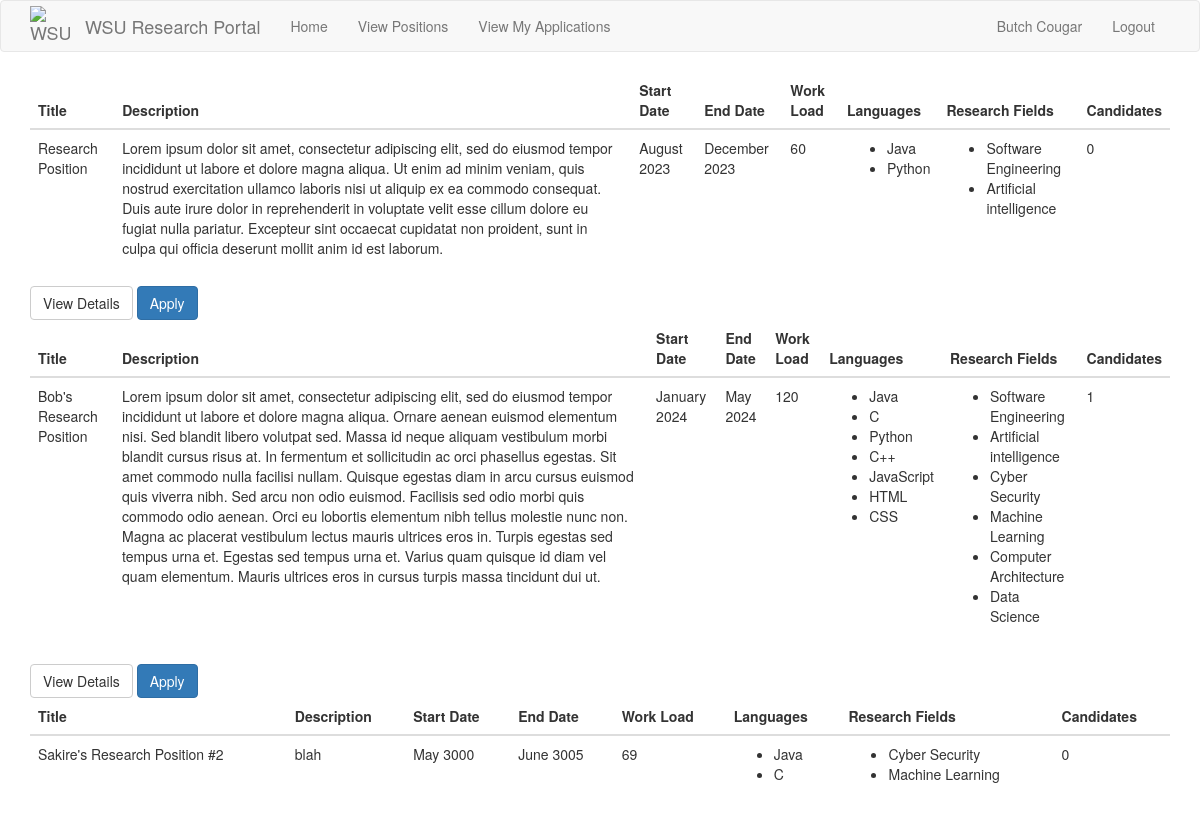
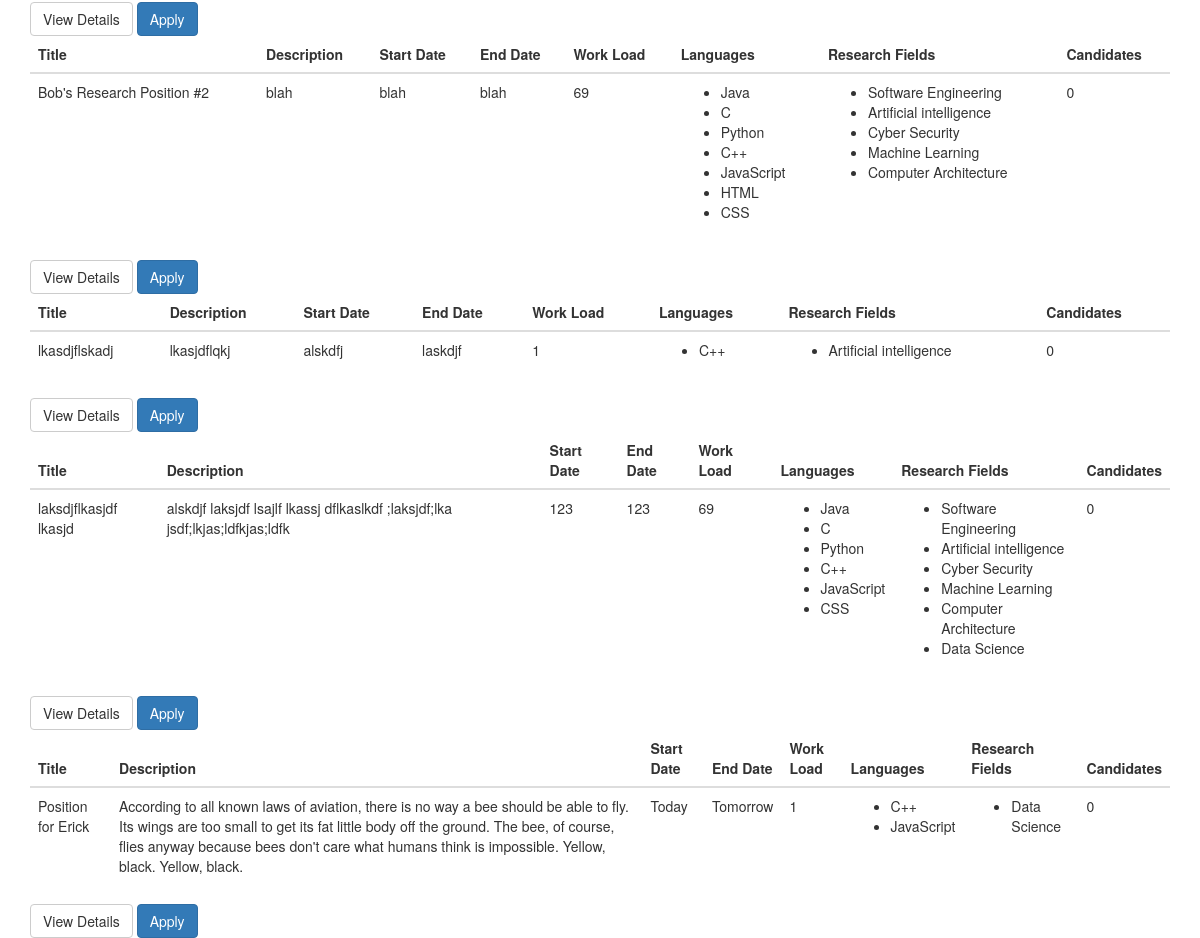
Page /positions (signed in) on the committed database (2 pictures, top to bottom).
### src/Model/models.py (models this page shows, shortened)
class User(db.Model, UserMixin):
    __tablename__ = 'user'
    id = db.Column(db.Integer, primary_key=True)
    password_hash = db.Column(db.String(128))
    firstname = db.Column(db.String(100))
    lastname = db.Column(db.String(100))
    email = db.Column(db.String(120),unique = True, index = True)
    phone = db.Column(db.String(11),unique = True)
    user_type = db.Column(db.String(50))
    __mapper_args__ = {
        'polymorphic_identity': 'User',
        'polymorphic_on': user_type
    }

class Position(db.Model):
    id = db.Column(db.Integer, primary_key=True)
    title = db.Column(db.String(32), unique=True)
    description = db.Column(db.String(256))
    start_date = db.Column(db.String(256))
    end_date = db.Column(db.String(256))
    work_load = db.Column(db.Integer) # Time commitment.
    languages = db.relationship(
        'Language',
        secondary = positionLanguages,
        primaryjoin = (positionLanguages.c.position_id == id),
        lazy='dynamic',
        overlaps='languages'
    )
    research_fields = db.relationship(
        'Interest',
        secondary=positionInterests,
        primaryjoin=(positionInterests.c.position_id == id),
        lazy='dynamic',
        overlaps='interests'
    )
    candidates = db.Column(db.Integer) # Stores the ID's of the current candidates for the position.
    applications = db.relationship('Application', backref='position') # A position has multiple applications associated to it.
    professor_id = db.Column(db.Integer, db.ForeignKey('professor.id')) # Every position has one professor associated to it.

class Language(db.Model):
    id = db.Column(db.Integer, primary_key=True)
    name = db.Column(db.String(12))
    studentLanguages = db.relationship(
        'Student',
        secondary=studentLanguages,
        primaryjoin=(studentLanguages.c.language_id == id),
        lazy='dynamic',
        overlaps='languages'
    )
    positionLanguages = db.relationship(
        'Position',
        secondary = positionLanguages,
        primaryjoin = (positionLanguages.c.language_id == id),
        lazy = 'dynamic',
        overlaps='languages'
    )

class Interest(db.Model):
    id = db.Column(db.Integer, primary_key=True)
    name = db.Column(db.String(100))
    studentInterests = db.relationship(
        'Student',
        secondary=studentInterests,
        primaryjoin=(studentInterests.c.interest_id == id),
        lazy='dynamic',
        overlaps='interests'
    )
    positionInterests = db.relationship(
        'Position',
        secondary = positionInterests,
        primaryjoin = (positionInterests.c.interest_id == id),
        lazy = 'dynamic',
        overlaps = 'interests'
    )

### src/Controller/position_routes.py (the view)
@routes.route("/positions", methods=["GET"])
def positions():
    positions = None
    if current_user.user_type == "Professor":
        positions = Position.query.filter_by(professor_id=current_user.id).all()
    elif current_user.user_type == "Student":
        positions = Position.query.all()
    return render_template("positions.html", positions=positions)

### app.py (called while the page is built)
@app.before_request
def initBD(*args, **kwargs):
    if app.got_first_request:
        db.create_all()
        if Language.query.count() == 0:
            languages = ['Java','C', 'Python', 'C++', 'JavaScript', 'HTML', 'CSS']
            for t in languages:
                db.session.add(Language(name=t))
        db.session.commit()
        if Interest.query.count() == 0:
            interests = ['Software Engineering', 'Artificial intelligence', 'Cyber Security', 'Machine Learning', 'Computer Architecture', 'Data Science']
            for t in interests:
                db.session.add(Interest(name=t))
        db.session.commit()

### src/Model/models.py (called while the page is built)
@login.user_loader
def load_user(id):
    return User.query.get(int(id))

### src/View/templates/positions.html
{% extends "base.html" %}
{% block app_content %}
<div>
    {% for position in positions %}
    <div>
        {% include '_position.html' %}
        <a href="{{ url_for('positions.positions_by_id', position_id=position.id) }}" class="btn btn-default text-center">View Details</a>
        {% if current_user.user_type == "Student" %}
        <a href="{{ url_for('positions.positions_by_id_apply', position_id=position.id) }}" class="btn btn-primary text-center">Apply</a>
        {% elif current_user.user_type == "Professor" %}
        <a href="{{ url_for('positions.positions_by_id_applicants', position_id=position.id) }}" class="btn btn-primary text-center">View Applicants</a>
        {% endif %}
    </div>
    {% endfor %}
</div>
{% endblock %}

### src/View/templates/_navbar.html (shortened to what this page needs)
{% block navbar %}
    <nav class="navbar navbar-default">
        <div class="container">
            <div class="navbar-header">
                <a class="navbar-brand" href="{{ url_for('routes.index') }}" style="display: flex; align-items: center;">
                    <img src="{{ url_for('static', filename='wsu-logo.png') }}" alt="WSU Cougarhead" style="width: 40px; height: 40px">
                    <span style="margin-left: 15px;">WSU Research Portal</span>
                </a>
            </div>
            <div class="collapse navbar-collapse" id="bs-example-navbar-collapse-1">
                <ul class="nav navbar-nav">
                    <li><a href="{{ url_for('routes.index') }}">Home</a></li>
                    {% if current_user.user_type == "Student" %}
                    <li><a href="{{ url_for('positions.positions') }}">View Positions</a></li>
                    {% endif %}
                    {% if current_user.user_type == "Professor" %}
                    <li><a href="{{ url_for('positions.create_position') }}">Create Position</a></li>
                    {% elif current_user.user_type == "Student" %}
                    <li><a href="{{ url_for('routes.index') }}">View My Applications</a></li>
                    {% endif %}
                </ul>
                <ul class="nav navbar-nav navbar-right">
                    {% if current_user.is_anonymous %}
                    <li><a href="{{ url_for('auth.login') }}">Login</a></li>
                    {% else %}
                    <li><a href="{{ url_for('routes.index') }}">{{ current_user.firstname }} {{ current_user.lastname }}</a></li>
                    <li><a href="{{ url_for('auth.logout') }}">Logout</a></li>
                    {% endif %}
                </ul>
            </div>
        </div>
    </nav>
{% endblock %}

### src/View/templates/_position.html
<table class="table">
    <thead>
        <tr>
            <th>Title</th>
            <th>Description</th>
            <th>Start Date</th>
            <th>End Date</th>
            <th>Work Load</th>
            <th>Languages</th>
            <th>Research Fields</th>
            <th>Candidates</th>
        </tr>
    </thead>
    <tbody>
            <tr>
                <td>{{ position.title }}</td>
                <td>{{ position.description }}</td>
                <td>{{ position.start_date }}</td>
                <td>{{ position.end_date }}</td>
                <td>{{ position.work_load }}</td>
                <td>
                    <ul>
                        {% for language in position.languages %}
                            <li>{{ language.name }}</li>
                        {% endfor %}
                    </ul>
                </td>
                <td>
                    <ul>
                        {% for interest in position.research_fields %}
                            <li>{{ interest.name }}</li>
                        {% endfor %}
                    </ul>
                </td>
                <td>{{ position.candidates }}</td>
            </tr>
    </tbody>
</table>

### rows in the picture
User: firstname "Butch", lastname "Cougar"
Position: title "Research Position", description "Lorem ipsum dolor sit amet, consectetur adipiscing elit, sed do eiusmod tempor incididunt ut labore et dolore magna aliqua. Ut enim ad minim veniam, quis nostrud exercitation ullamco laboris nisi ut aliquip ex ea commodo consequat. Duis aute irure dolor in reprehenderit in voluptate velit esse cillum dolore eu fugiat nulla pariatur. Excepteur sint occaecat cupidatat non proident, sunt in culpa qui officia deserunt mollit anim id est laborum.", start_date "August 2023", end_date "December 2023", work_load "60", candidates "0"
Language: name "Java"
Language: name "Python"
Interest: name "Software Engineering"
Interest: name "Artificial intelligence"
Position: title "Bob's Research Position", description "Lorem ipsum dolor sit amet, consectetur adipiscing elit, sed do eiusmod tempor incididunt ut labore et dolore magna aliqua. Ornare aenean euismod elementum nisi. Sed blandit libero volutpat sed. Massa id neque aliquam vestibulum morbi blandit cursus risus at. In fermentum et sollicitudin ac orci phasellus egestas. Sit amet commodo nulla facilisi nullam. Quisque egestas diam in arcu cursus euismod quis viverra nibh. Sed arcu non odio euismod. Facilisis sed odio morbi quis commodo odio aenean. Orci eu lobortis elementum nibh tellus molestie nunc non. Magna ac placerat vestibulum lectus mauris ultrices eros in. Turpis egestas sed tempus urna et. Egestas sed tempus urna et. Varius quam quisque…", start_date "January 2024", end_date "May 2024", work_load "120", candidates "1"
Language: name "C"
Language: name "C++"
Language: name "JavaScript"
Language: name "HTML"
Language: name "CSS"
Interest: name "Cyber Security"
Interest: name "Machine Learning"
Interest: name "Computer Architecture"
Interest: name "Data Science"
Position: title "Sakire's Research Position #2", description "blah", start_date "May 3000", end_date "June 3005", work_load "69", candidates "0"
Position: title "Bob's Research Position #2", description "blah", start_date "blah", end_date "blah", work_load "69", candidates "0"
Position: title "lkasdjflskadj", description "lkasjdflqkj", start_date "alskdfj", end_date "laskdjf", work_load "1", candidates "0"
Position: title "laksdjflkasjdf lkasjd", description "alskdjf laksjdf lsajlf lkassj dflkaslkdf ;laksjdf;lka jsdf;lkjas;ldfkjas;ldfk", start_date "123", end_date "123", work_load "69", candidates "0"
Position: title "Position for Erick", description "According to all known laws of aviation, there is no way a bee should be able to fly. Its wings are too small to get its fat little body off the ground. The bee, of course, flies anyway because bees don't care what humans think is impossible. Yellow, black. Yellow, black.", start_date "Today", end_date "Tomorrow", work_load "1", candidates "0"
